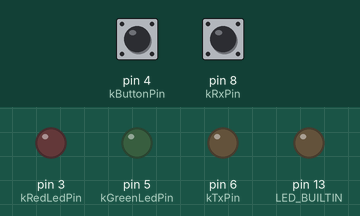
This sketch was run on a simulated Arduino Uno, built with avr-gcc and run on an emulated ATmega328P. Parts: output pins drawn as LEDs (lit = HIGH). Inputs (shaded band) come from the test bench; at power-on: pin 4 (kButtonPin) HIGH, pin 8 (kRxPin) HIGH.

Above: at 1.2 s.
1.3 s: pin 4 (kButtonPin) pulled LOW for 0.15 s
At 2.2 s:
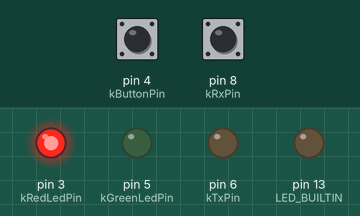
2.9 s: pin 8 (kRxPin) pulled LOW for 0.15 s
At 3.9 s:
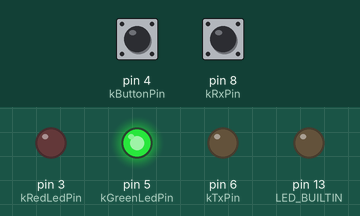
4.5 s: pin 4 (kButtonPin) pulled LOW for 1 s
At 6.4 s:
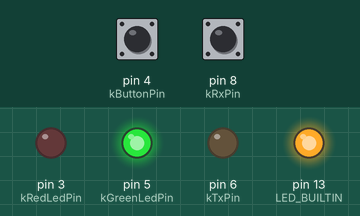
7.0 s: pin 4 (kButtonPin) pulled LOW for 0.15 s
At 8.3 s:
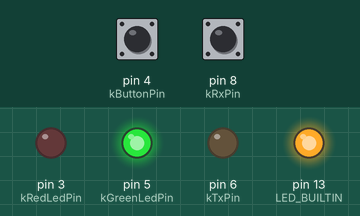
8.6 s: pin 4 (kButtonPin) pulled LOW for 3.2 s
At 12.4 s:
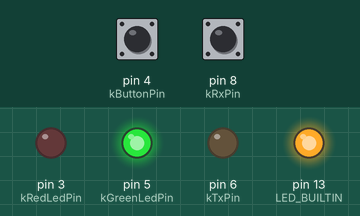
Timing chart, 0 to 13.9 s (numbered marks = the images above; inputs shaded):
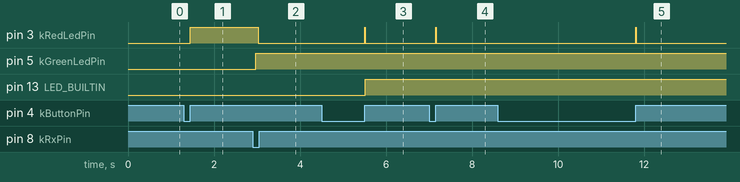

The sketch:

daikin_ir.ino
```cpp
// (licence header left out)
/// How long to wait after a remote control stops sending patterns while learning.
/// See the sig variable for rationale.
static const uint32_t kRxTimeoutMicros = 1ul << 16;

/// How long to wait between sending the first and second pattern.
static const uint32_t kDelay1Millis = 12ul * 60 * 60 * 1000;

/// How long to wait between sending the first pattern (total cycle time).
static const uint32_t kCycleMillis = 24ul * 60 * 60 * 1000;

/// Carrier frequency for transmission.
static const uint32_t kCarrierFreq = 38000ul;

// Pin definitions.
static const uint8_t kRedLedPin = 3;
static const uint8_t kButtonPin = 4;
static const uint8_t kGreenLedPin = 5;
static const uint8_t kTxPin = 6;  // Must support the tone() PWM functionality.
static const uint8_t kRxPin = 8;

enum State {
  /// Uninitialized. Just waiting for user input.
  STATE_UNINITED = 0,

  /// Waiting for IR data, or receiving IR data.
  STATE_LEARN_0,
  STATE_LEARN_1,

  /// Initialized. Waiting for user to start.
  STATE_INITED,

  /// Send sig[0] pattern.
  STATE_SEND_0,

  /// Wait for time to pass.
  STATE_WAIT_0,

  /// Send sig[1] pattern.
  STATE_SEND_1,

  /// Wait for time to pass.
  STATE_WAIT_1,
};

/// The current overall program state. See State.
static uint8_t state;

/// The previous value of the button pin.
static uint8_t prevButton;

/// The pattern, as microseconds to keep the level running.
/// Note: Only 2 kB RAM in ATMega328. The data type must be large
/// enough to track the largest pattern. kRxTimeoutMicros should be
/// small enough to protect against wraps.
static uint16_t sig[2][400];

/// Pointer to where to write the next received time. Points into one of the sig buffers.
static uint16_t *rxBuf;

/// The number of elements remaining in rxBuf.
static uint16_t rxSize;

/// The previous value of the IR receive pin.
static uint8_t prevRx;

/// When the state started.
static uint32_t startMicros;

/// Pointer to the current timeout for sending. Points into one of the sig buffers.
static uint16_t *txBuf;

/// The number of elements remaining in txBuf.
static uint16_t txLen;

/// True if the current data piece is a HIGH.
static bool txHigh;

/// When the wait state was entered.
static uint32_t waitStartMillis;

/// How many milliseconds to wait.
static uint32_t waitDelayMillis;

static void startRx(uint8_t i) {
  rxBuf = sig[i];
  rxSize = sizeof(sig[i]) / sizeof(*sig[i]);
  memset(rxBuf, 0, rxSize * sizeof(rxBuf));
  startMicros = 0;
  prevRx = HIGH;
}

static void startTx(uint8_t i) {
  digitalWrite(kRedLedPin, HIGH);
  txBuf = sig[i];
  txLen = sizeof(sig[i]) / sizeof(*sig[i]);
  txHigh = false;

  // Ignore the unused tail.
  while (txLen && !txBuf[txLen - 1])
    --txLen;
}

static void startWait(uint32_t delayMillis) {
  digitalWrite(kRedLedPin, LOW);
  waitStartMillis = millis();
  waitDelayMillis = delayMillis;
}

static void setState(uint8_t newState) {
  if (newState == state) {
    return;
  }

  state = newState;

  switch (state) {
    case STATE_UNINITED:
      digitalWrite(kRedLedPin, LOW);
      digitalWrite(kGreenLedPin, LOW);
      break;

    case STATE_LEARN_0:
      digitalWrite(kRedLedPin, HIGH);
      digitalWrite(kGreenLedPin, LOW);
      startRx(0);
      break;

    case STATE_LEARN_1:
      digitalWrite(kRedLedPin, HIGH);
      digitalWrite(kGreenLedPin, HIGH);
      startRx(1);
      break;

    case STATE_INITED:
      digitalWrite(kRedLedPin, LOW);
      digitalWrite(kGreenLedPin, HIGH);
      break;

    case STATE_SEND_0:
      startTx(0);
      break;

    case STATE_WAIT_0:
      digitalWrite(LED_BUILTIN, HIGH);
      startWait(kDelay1Millis);
      break;

    case STATE_SEND_1:
      startTx(1);
      break;

    case STATE_WAIT_1:
      digitalWrite(LED_BUILTIN, LOW);
      startWait(kCycleMillis - kDelay1Millis);
      break;
  }
}

static bool isButtonEvent() {
  uint8_t btn = digitalRead(kButtonPin);

  if (btn == prevButton) {
    return false;
  }

  prevButton = btn;

  return btn == HIGH;
}

static void loopUninitialized() {
  if (isButtonEvent()) {
    setState(STATE_LEARN_0);
  }
}

static void loopRx() {
  uint8_t rx = digitalRead(kRxPin);
  uint32_t now = micros();

  if (startMicros != 0 && now - startMicros >= kRxTimeoutMicros) {
    setState(state + 1);
    return;
  }

  if (rx == prevRx) {
    // No change.
    return;
  }

  prevRx = rx;

  *rxBuf = now - startMicros;
  ++rxBuf;
  --rxSize;
  startMicros = now;

  if (rxSize == 0) {
    // Overflow
    setState(STATE_UNINITED);
    return;
  }
}

static void loopInitialized() {
  if (isButtonEvent()) {
    setState(STATE_SEND_0);
  }
}

/// Send the next data.
static void loopTx() {
  if (*txBuf) {
    if (txHigh) {
      tone(kTxPin, kCarrierFreq);
    } else {
      noTone(kTxPin);
    }

    // TODO: Make non-blocking.
    delayMicroseconds(*txBuf);
  }

  ++txBuf;
  --txLen;
  txHigh = !txHigh;

  if (txLen == 0) {
    // No more data.
    noTone(kTxPin);
    txBuf = nullptr;
    setState(state + 1);
    return;
  }
}

/// Wait for time to pass.
static void loopWait() {
  if (isButtonEvent()) {
    // User requested to start over.
    setState(STATE_SEND_0);
    return;
  }

  uint32_t now = millis();
  if (now - waitStartMillis > waitDelayMillis) {
    waitStartMillis = 0;
    setState(state + 1);
  }
}

/// Called by Arduino once when the device starts up.
void setup() {
  // Initialize non-zero variables. For some reason, global variables are not initialized otherwise.
  prevButton = HIGH;
  prevRx = HIGH;

  // Set up input pins.
  pinMode(kRxPin, INPUT_PULLUP);
  pinMode(kButtonPin, INPUT_PULLUP);

  // Set up output pins.
  pinMode(kTxPin, OUTPUT);
  digitalWrite(kTxPin, LOW);

  pinMode(kRedLedPin, OUTPUT);
  digitalWrite(kRedLedPin, LOW);

  pinMode(kGreenLedPin, OUTPUT);
  digitalWrite(kGreenLedPin, LOW);

  pinMode(LED_BUILTIN, OUTPUT);
  digitalWrite(LED_BUILTIN, LOW);
}

/// Called by Arduino repeatedly while the device is on.
void loop() {
  switch (state) {
    case STATE_UNINITED:
      loopUninitialized();
      break;

    case STATE_LEARN_0:
    case STATE_LEARN_1:
      loopRx();
      break;

    case STATE_INITED:  // Initialized
      loopInitialized();
      break;

    case STATE_SEND_0:
    case STATE_SEND_1:
      loopTx();
      break;

    case STATE_WAIT_0:
    case STATE_WAIT_1:
      loopWait();
      break;

    default:
      setState(STATE_SEND_0);
  }
}
```

Measured:
- after the input at 1.3 s, pin 3 (kRedLedPin): LOW → HIGH after 0.15 s
- after the input at 2.9 s, pin 3 (kRedLedPin): HIGH → LOW after 0.13 s; pin 5 (kGreenLedPin): LOW → HIGH after 0.07 s
- after the input at 4.5 s, pin 3 (kRedLedPin): LOW → HIGH after 1.0 s, → LOW 0.02 s later; pin 13 (LED_BUILTIN): LOW → HIGH after 1.0 s
- after the input at 7.0 s, pin 3 (kRedLedPin): LOW → HIGH after 0.15 s, → LOW 0.02 s later
- after the input at 8.6 s, pin 3 (kRedLedPin): LOW → HIGH after 3.2 s, → LOW 0.02 s later
